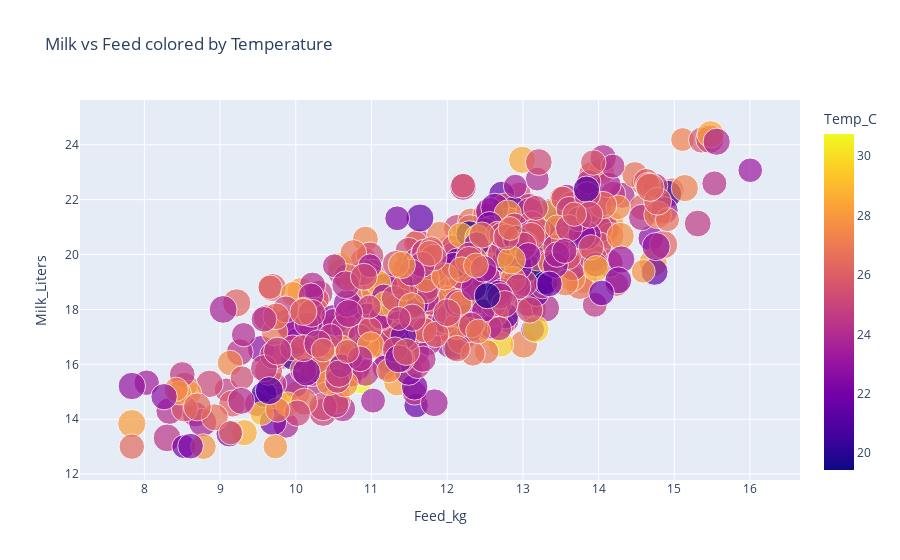

Write notebook code for a chart like this one.
### Code cell
# Upper-triangle correlation heatmap
corr = df_new.corr()
mask = np.triu(np.ones_like(corr, dtype=bool))
plt.figure(figsize=(10,8))
sns.heatmap(corr, mask=mask, annot=True, cmap="coolwarm", fmt=".2f")
plt.title("Correlation Heatmap (Upper Triangle)")
plt.show()

# Interactive scatterplot using Plotly
import plotly.express as px
fig = px.scatter(df_new, x='Feed_kg', y='Milk_Liters', color='Temp_C',
                 size='Humidity', title="Milk vs Feed colored by Temperature")
fig.show()

### Figure 1 — Plotly figure (JSON) as saved in the notebook; plotly's stock layout.template omitted (floating-point values rounded to 4 significant figures; data arrays with more than 128 entries replaced by an {"elided": "..."} marker saying what was removed)
{"data": [{"hovertemplate": "Feed_kg=%{x}<br>Milk_Liters=%{y}<br>Humidity=%{marker.size}<br>Temp_C=%{marker.color}<extra></extra>", "legendgroup": "", "marker": {"color": {"elided": "600 float values"}, "coloraxis": "coloraxis", "size": {"elided": "600 int values"}, "sizemode": "area", "sizeref": 0.175, "symbol": "circle"}, "mode": "markers", "name": "", "orientation": "v", "showlegend": false, "type": "scatter", "x": {"elided": "600 float values"}, "xaxis": "x", "y": {"elided": "600 float values"}, "yaxis": "y"}], "layout": {"coloraxis": {"colorbar": {"title": {"text": "Temp_C"}}, "colorscale": [[0, "#0d0887"], [0.1111, "#46039f"], [0.2222, "#7201a8"], [0.3333, "#9c179e"], [0.4444, "#bd3786"], [0.5556, "#d8576b"], [0.6667, "#ed7953"], [0.7778, "#fb9f3a"], [0.8889, "#fdca26"], [1, "#f0f921"]]}, "legend": {"itemsizing": "constant", "tracegroupgap": 0}, "title": {"text": "Milk vs Feed colored by Temperature"}, "xaxis": {"anchor": "y", "domain": [0, 1], "title": {"text": "Feed_kg"}}, "yaxis": {"anchor": "x", "domain": [0, 1], "title": {"text": "Milk_Liters"}}}}
